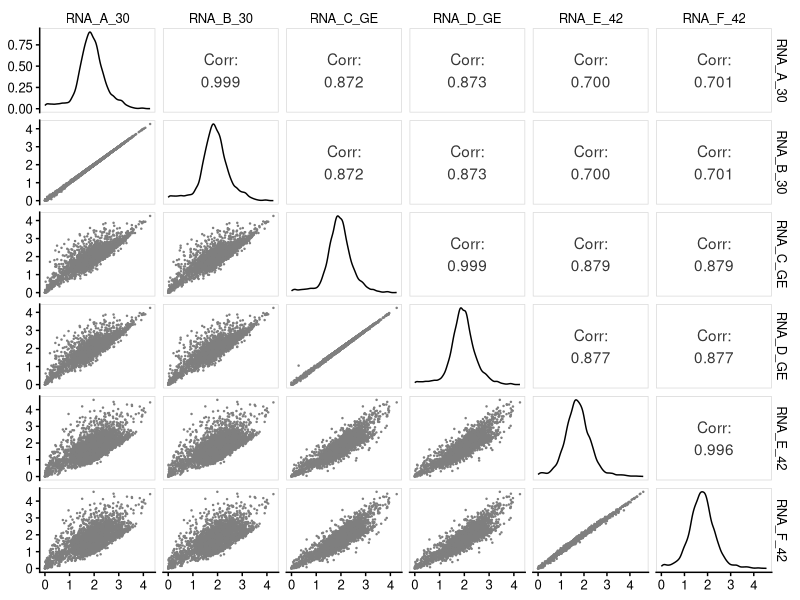
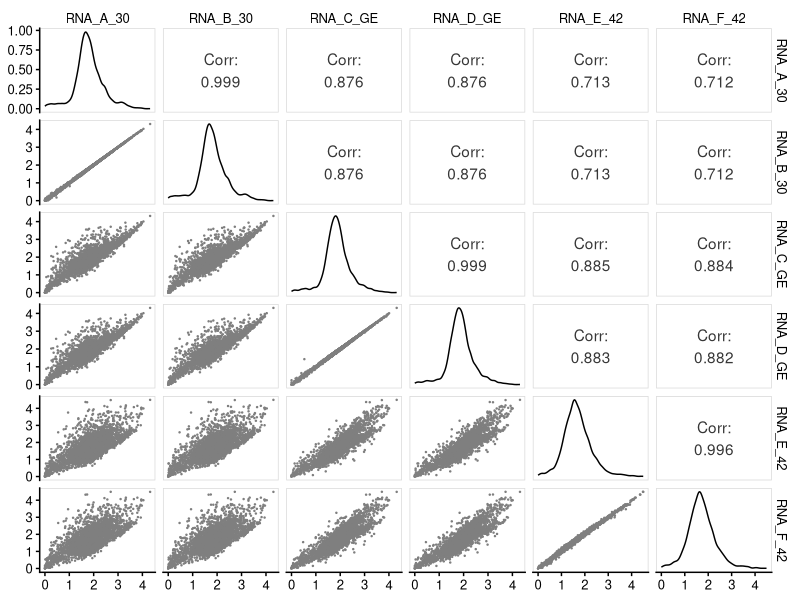
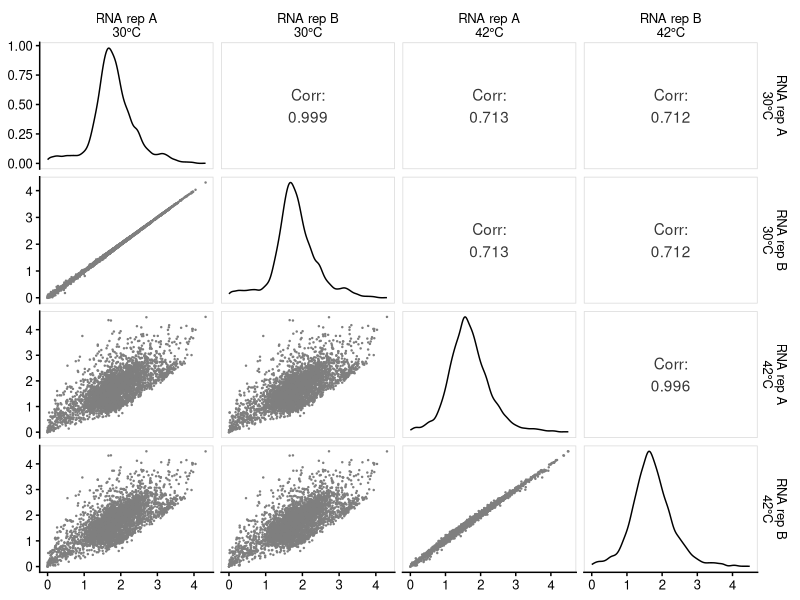
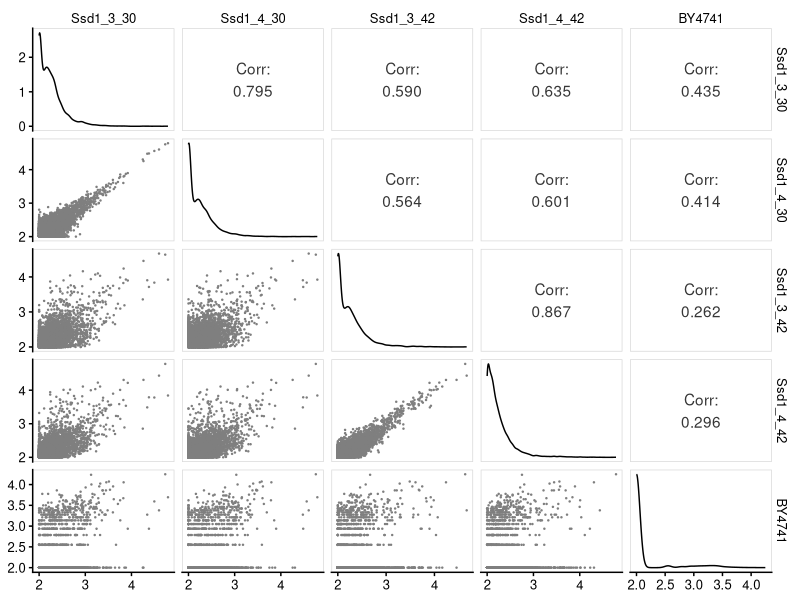
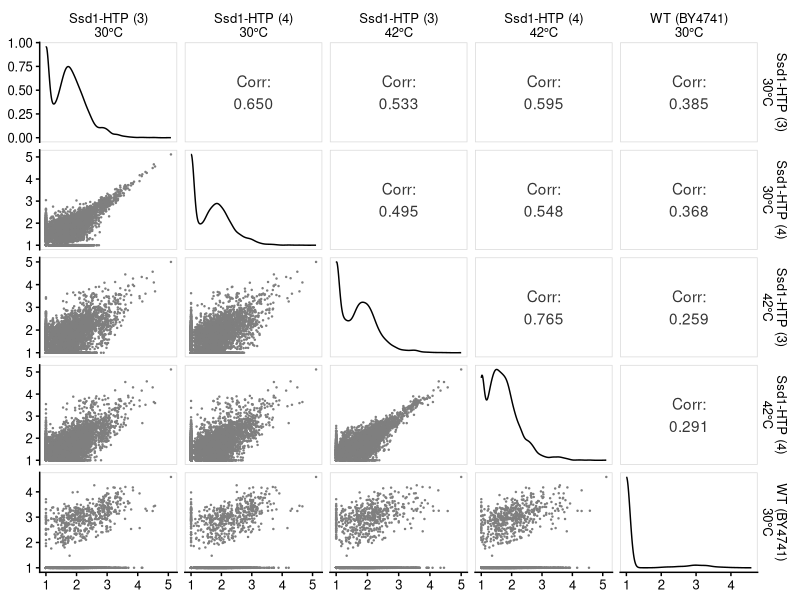
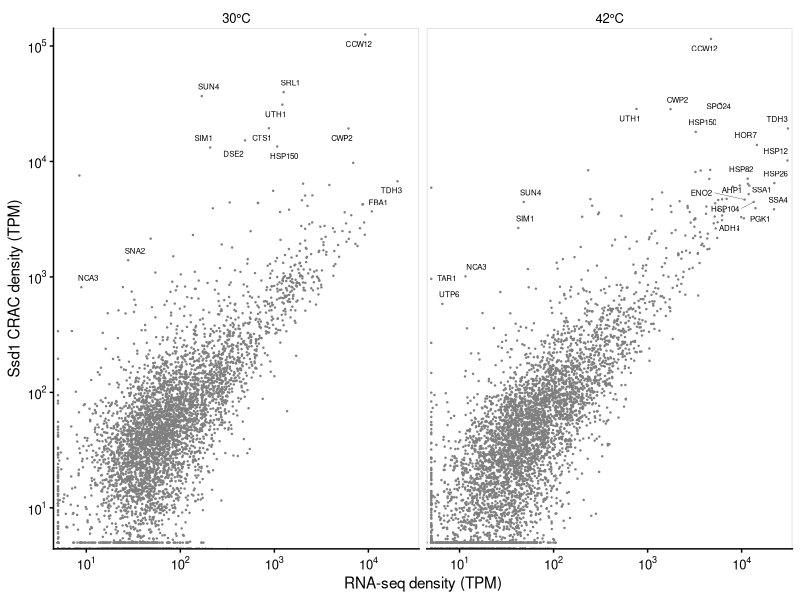

Recreate these plots in R, in order. (Note: this script raises an error after producing the figures.)
## ---- chunk 1
knitr::opts_chunk$set(echo = TRUE, cache=TRUE, warning=FALSE, message=FALSE,
                      cache.path = "cache/normalise_Ssd1_CRAC_counts-",
                      fig.path = "figure/normalise_Ssd1_CRAC_counts-")

library(tidyverse)
library(GGally)
library(cowplot)
theme_set(theme_cowplot(font_size=11) %+replace% 
            theme(strip.background=element_blank(),
                  panel.border = element_rect(color = "grey85", fill = NA)))

# setwd("/homes/ewallac2/Repos/Ssd1_CRACanalysis_2020/rmarkdown")

calc_cpm <- function(x) x / sum(x) * 1e6

calc_tpm <- function(ct,eff_length) {
  # calculate transcripts per million from count and effective length
  dens <- ct / eff_length
  dens_total <- sum(dens, na.rm=TRUE) 
  return( dens / dens_total * 1e6 )
}

log10plusepsilon <- function(x,epsilon=1) log10( x + epsilon )

gene_from_attr <- function(attr_string,
                           before="ID=",gene_str="[\\w-]+",after="_") {
    # pull a gene name from an attribute string
    match_str = paste0(before,gene_str,after)
    attr_string %>%
        str_extract(match_str) %>%
        str_remove(before) %>%
        str_remove(after)
}

scientific_10 <- function(x) {
    xout <- gsub("1e", "10^{", format(x),fixed=TRUE)
    xout <- gsub("{-0", "{-", xout,fixed=TRUE)
    xout <- gsub("{+", "{", xout,fixed=TRUE)
    xout <- gsub("{0", "{", xout,fixed=TRUE)
    xout <- paste(xout,"}",sep="")
    return(parse(text=xout))
}

scale_x_log10_sci <- function(name=waiver(),omag=seq(-10,20),...) {
    breaks10 <- 10^omag
    scale_x_log10(name,breaks=breaks10,labels=scientific_10(breaks10),...)
}

scale_y_log10_sci <- function(name=waiver(),omag=seq(-10,20),...) {
    breaks10 <- 10^omag
    scale_y_log10(name,breaks=breaks10,labels=scientific_10(breaks10),...)
}

scale_loglog <- function(...) {
    list(scale_x_log10_sci(...),scale_y_log10_sci(...))
}

ggpairs_genewise <- function(...) {
  ggpairs( lower = list(continuous = wrap("points", size=0.2,colour="grey50") ),
           upper = list(continuous = wrap("cor",stars = FALSE), 
                        combo = "box_no_facet", discrete = "count", 
                        na ="na"),
           ...)
}
## ---- chunk 2
counts_RNA_stranded <- read_tsv("../RNAseq/allsample_transcriptcounts.txt",
                                comment = "#")  %>%
  mutate(Gene=gene_from_attr(attributes))

tpms_RNA_stranded <-  counts_RNA_stranded %>% 
  select(Gene, RNA_A_30,RNA_B_30,RNA_C_GE,RNA_D_GE,RNA_E_42,RNA_F_42) %>%
  mutate_if(is.numeric,
            calc_tpm,
            eff_length = counts_RNA_stranded$end - counts_RNA_stranded$start)

# counts_RNA_stranded_select_melt <- 
#   counts_RNA_stranded %>% 
#   select(Type,
#          RNA_A_30,RNA_B_30, 
#          RNA_C_GE,RNA_D_GE, 
#          BY4741) %>%
#   gather(-Type,key=Sample,value=Count) %>%
#   mutate(Sample=factor(Sample,
#                           levels=c("Ssd1_3_30","Ssd1_4_30",
#                                    "Ssd1_3_42","Ssd1_4_42",
#                                 "BY4741"),
#                        labels=c("30C\nrepA","30C\nrepB",
#                                    "42C\nrepA","42C\nrepB",
#                                 "-ctrl")))
## ---- chunk 3
counts_RNA_stranded %>%
  select(RNA_A_30,RNA_B_30,RNA_C_GE,RNA_D_GE,RNA_E_42,RNA_F_42) %>%
  mutate_all(calc_cpm) %>%
  mutate_all(log10plusepsilon) %>%
  ggpairs_genewise()
## ---- chunk 4
tpms_RNA_stranded %>%
  select(RNA_A_30,RNA_B_30,RNA_C_GE,RNA_D_GE,RNA_E_42,RNA_F_42) %>%
  mutate_all(log10plusepsilon,epsilon=1) %>%
  ggpairs_genewise()
## ---- chunk 5
tpms_RNA_stranded %>%
  select("RNA rep A\n30°C" = RNA_A_30,
         "RNA rep B\n30°C" = RNA_B_30,
         "RNA rep A\n42°C" = RNA_E_42,
         "RNA rep B\n42°C" = RNA_F_42) %>%
  mutate_all(log10plusepsilon,epsilon=1) %>%
  ggpairs_genewise()
## ---- chunk 6
counts_Ssd1_stranded <- read_tsv("../Ssd1_CRAC_demult_dedup_20190114_all/multicov_analyses/allsample_transcriptcounts.txt",
                                 comment = "#") %>% 
  mutate(Gene=gene_from_attr(attributes))%>%
  select(Gene,seqname,feature,start,end,attributes,
         Ssd1_3_30 = `20190114_Ssd1_CRAC_trimmed_NNNGTGAGC_SSD1_3_30.bam`,
         Ssd1_4_30 = `20190114_Ssd1_CRAC_trimmed_NNNTGGAGC_SSD1_4_30.bam`,
         Ssd1_3_42 = `20190114_Ssd1_CRAC_trimmed_NNNAGAGC_SSD1_3_42.bam`,
         Ssd1_4_42 = `20190114_Ssd1_CRAC_trimmed_NNNCTAGC_SSD1_4_42.bam`, 
         BY4741 = `20190114_Ssd1_CRAC_trimmed_NNNGACTTAGC_BY4741.bam`) 

# rename: ("Ssd1_3_30","Ssd1_4_30","Ssd1_3_42","Ssd1_4_42", "BY4741"))

tpms_Ssd1_stranded <-  counts_Ssd1_stranded %>% 
  select(Gene, Ssd1_3_30,Ssd1_4_30,Ssd1_3_42,Ssd1_4_42,BY4741) %>%
  mutate_if(is.numeric,
            calc_tpm,
            eff_length = counts_Ssd1_stranded$end - counts_Ssd1_stranded$start)

## ---- chunk 7
counts_Ssd1_stranded
## ---- chunk 8
counts_Ssd1_stranded %>%
  select(Ssd1_3_30,Ssd1_4_30,Ssd1_3_42,Ssd1_4_42,BY4741) %>%
  mutate_all(calc_cpm) %>%
  mutate_all(log10plusepsilon,epsilon=100) %>%
  ggpairs_genewise()
## ---- chunk 9
tpms_Ssd1_stranded %>%
  select("Ssd1-HTP (3)\n30°C" = Ssd1_3_30,
         "Ssd1-HTP (4)\n30°C" = Ssd1_4_30,
         "Ssd1-HTP (3)\n42°C" = Ssd1_3_42,
         "Ssd1-HTP (4)\n42°C" = Ssd1_4_42,
         "WT (BY4741)\n30°C" = BY4741) %>%
  mutate_all(log10plusepsilon,epsilon=10) %>%
  ggpairs_genewise()
## ---- chunk 10
tpms_RNA_melt <- 
  tpms_RNA_stranded %>%
  gather(key="Sample",value="TPM",-Gene) 

tpms_RNA_melt %>% group_by(Sample) %>% summarize(TPM=sum(TPM))

tpms_Ssd1_melt <- 
  tpms_Ssd1_stranded %>%
  gather(key="Sample",value="TPM",-Gene)

tpms_Ssd1_melt  %>% group_by(Sample) %>% summarize(TPM=sum(TPM))
## ---- chunk 11
scer_mrna_prot <- read_tsv("../input_annotation/scer-mrna-protein-absolute-estimate.txt",
                           comment="#") %>%
  rename(Gene=orf,Name=gene)

tpm_RNA_bycondition <- 
  tpms_RNA_melt %>%
  separate(Sample,c("SType","Rep","Condition")) %>%
  group_by(Gene,Condition) %>%
  summarize(TPM.mean = mean(TPM,na.rm=TRUE))

tpm_Ssd1_bycondition <- 
  tpms_Ssd1_melt %>%
  separate(Sample,c("SType","Rep","Condition")) %>%
  group_by(Gene,Condition) %>%
  summarize(TPM.mean = mean(TPM,na.rm=TRUE))

tpm_join_bycondition <-
  full_join( tpm_RNA_bycondition %>% filter(Condition %in% c("30","42")),
              tpm_Ssd1_bycondition %>% filter(Condition %in% c("30","42")),
              by=c("Gene","Condition"),
              suffix=c(".RNA",".Ssd1")) %>%
  mutate(ratio.Ssd1.RNA = TPM.mean.Ssd1/TPM.mean.RNA) %>%
  left_join(scer_mrna_prot %>% select(Gene,Name)) %>%
  mutate(Condition = factor(Condition,
                            levels = c("30","42"),
                            labels = c("30°C","42°C"))
  ) %>%
  select(Gene,Name,Condition,
         TPM.RNA=TPM.mean.RNA,TPM.Ssd1=TPM.mean.Ssd1,
         ratio.Ssd1.RNA)
## ---- chunk 12
tpm_join_bycondition
## ---- chunk 13
ggplot(data=tpm_join_bycondition,aes(x=TPM.RNA,y=TPM.Ssd1)) +
  geom_point(size=0.2,colour="grey50") +
  ggrepel::geom_text_repel(
    data=
      tpm_join_bycondition %>%
      filter(TPM.RNA > 10000 | TPM.Ssd1 > 10000 | 
               (ratio.Ssd1.RNA > 50 & TPM.Ssd1 > 500) ),
    aes(label=Name),size=2,
    label.padding=0.02,segment.size=0.1,force=0.1,
    # set random number seed so the labels go in the same place every time
    seed = 42) + 
  scale_x_log10_sci("RNA-seq density (TPM)",
                limits=c(5,max(tpm_join_bycondition$TPM.RNA)),
                oob=scales::squish,expand=c(0.01,0.01)) +
  scale_y_log10_sci("Ssd1 CRAC density (TPM)",
                limits=c(5,max(tpm_join_bycondition$TPM.Ssd1)),
                oob=scales::squish,expand=c(0.01,0.01)) +
  facet_wrap(~Condition)
## ---- chunk 14
tpm_join_bycondition %>%
  filter(Condition=="30°C",TPM.RNA > 20) %>%
  arrange(desc(ratio.Ssd1.RNA))

tpm_join_bycondition %>%
  filter(Condition=="42°C",TPM.RNA > 20) %>%
  arrange(desc(ratio.Ssd1.RNA))
## ---- chunk 15
Ssd1_targets_TPMratio4x_30C <- 
  tpm_join_bycondition %>%
  filter(Condition=="30°C",TPM.RNA > 20, ratio.Ssd1.RNA > 4) %>%
  arrange(desc(ratio.Ssd1.RNA)) 

write_tsv(x = Ssd1_targets_TPMratio4x_30C %>%
            select(-Condition) %>%
            mutate_if(is.numeric, round, digits = 3),
          path="../results/Ssd1_targets_TPMratio4x_30C.txt")

Ssd1_targets_TPMratio4x_42C <- 
  tpm_join_bycondition %>%
  filter(Condition=="42°C",TPM.RNA > 20, ratio.Ssd1.RNA > 4) %>%
  arrange(desc(ratio.Ssd1.RNA))

write_tsv(x = Ssd1_targets_TPMratio4x_42C %>%
            select(-Condition) %>%
            mutate_if(is.numeric, round, digits = 3),
          path="../results/Ssd1_targets_TPMratio4x_42C.txt")
## ---- chunk 16
Ssd1_targets_TPMratio4x_42C %>% 
  filter(! Gene %in% Ssd1_targets_TPMratio4x_30C$Gene)
## ---- chunk 17
Ssd1_targets_TPMratio4x_30C %>% 
  filter(! Gene %in% Ssd1_targets_TPMratio4x_42C$Gene)
## ---- chunk 18
tpm_join_bycondition %>%
  filter(Condition=="42°C") %>%
  arrange(desc(TPM.RNA))
## ---- chunk 19
tpm_join_bycondition %>%
  filter(Condition=="42°C",ratio.Ssd1.RNA > 2) %>%
  arrange(desc(TPM.RNA))
## ---- chunk 20
Ssd1_targets_select <- c("CTS1", "DSE2", "SIM1", "SUN4", "TOS1", "UTH1", "HSP150", "SCW4", "LRE1", "SRL1", "CCW12", "NCA3", "CIS3", "MMR1", "CWP2", "HOR7", "SPO24")

HSPs_select <- c("HSP26","HSP42","HSP104","SSA1","SSA2","SSA3","SSA4")

Abundant_genes_select <- c("TDH3")

select_genetype_df <- bind_rows(
  tibble(GType = "Ssd1_target", Name = Ssd1_targets_select),
  tibble(GType = "HSPs_select", Name = HSPs_select),
  tibble(GType = "Abundant", Name = Abundant_genes_select)
)
scale_colour_gtype <-
  scale_colour_manual(values = c(Ssd1_target = "blue2",
                                 HSPs_select = "red3",
                                 Abundant = "black") 
                      )

plot_Ssd1_vs_RNA_colourlabels <- 
ggplot(data=tpm_join_bycondition,aes(x=TPM.RNA,y=TPM.Ssd1)) +
  geom_point(size=0.2,colour="grey50") +
  geom_point(
    data = left_join(select_genetype_df,
                     tpm_join_bycondition),
    aes(label=Name,colour=GType),
    size=0.3) + 
  ggrepel::geom_text_repel(
    data = left_join(select_genetype_df,
                     tpm_join_bycondition),
    aes(label=Name,colour=GType),
    size=2.5,segment.size=0.1,force=0.15,min.segment.length=0.2,
    # set random number seed so the labels go in the same place every time
    seed = 41) + 
  scale_colour_gtype + theme(legend.position = "none") + 
  scale_x_log10_sci("RNA-seq density (TPM)",
                limits=c(5,max(tpm_join_bycondition$TPM.RNA)),
                oob=scales::squish,expand=c(0.01,0.01)) +
  scale_y_log10_sci("Ssd1 CRAC density (TPM)",
                limits=c(5,max(tpm_join_bycondition$TPM.Ssd1)),
                oob=scales::squish,expand=c(0.01,0.01)) +
  facet_wrap(~Condition,scales="free_y")
plot_Ssd1_vs_RNA_colourlabels

ggsave("../figure_out/Ssd1CRAC_vs_RNAseq_TPM_colourlabels.pdf",
       plot_Ssd1_vs_RNA_colourlabels, width = 6, height = 3.2)
## ---- chunk 21
sessionInfo()
